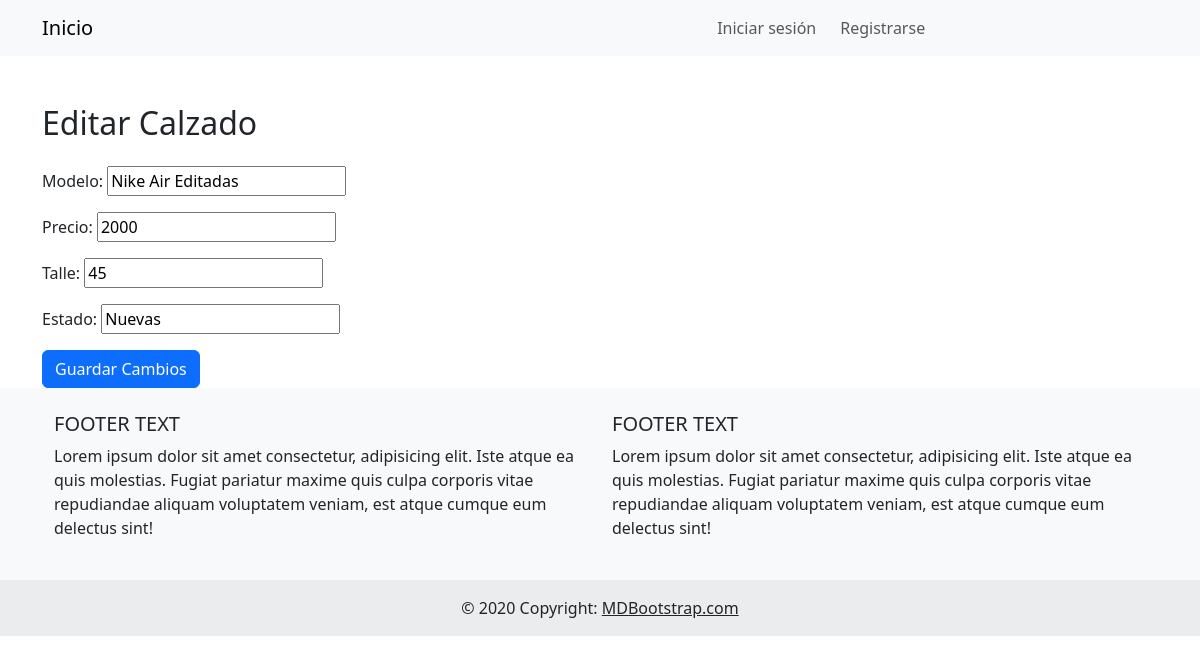
The page /editar_calzado/1/ on the database its author committed.
### proyectocoder/models.py (models this page shows)
class Calzado(models.Model):
    modelo = models.CharField(max_length=20)
    precio = models.IntegerField()
    talle = models.IntegerField()
    estado = models.CharField(max_length=10)

### proyectocoder/views.py (the view)
# urls.py: path('editar_calzado/<int:id>/', editar_calzado, name='editar_calzado'),
def editar_calzado(request, id):
    calzado = get_object_or_404(Calzado, id=id)
    if request.method == 'POST':
        form = CalzadoForm(request.POST, instance=calzado)
        if form.is_valid():
            form.save()
            return redirect('../../calzado')
    else:
        form = CalzadoForm(instance=calzado)
    return render(request, 'editar_calzado.html', {'form': form, 'calzado': calzado})

### proyectocoder/forms.py
class CalzadoForm(forms.ModelForm):
    class Meta:
        model = Calzado
        fields = ['modelo', 'precio', 'talle', 'estado']

### proyectocoder/templates/editar_calzado.html (shortened to what this page needs)
{% extends 'padre.html' %}
{% block content %}
  <div class="container mt-5">
    <h2 class="mb-4">Editar Calzado</h2>
    <form method="post" action="{% url 'editar_calzado' id=calzado.id %}">
      {{ form.as_p }}
      <input type="submit" value="Guardar Cambios" class="btn btn-primary">
    </form>
  </div>
{% endblock %}

### rows shown on the page
Calzado: modelo "Nike Air Editadas", precio "2000", talle "45", estado "Nuevas"
